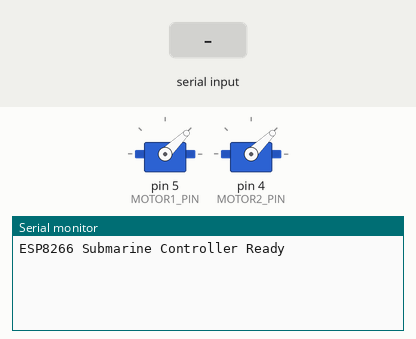
Simulated run of this sketch. Board: Arduino Uno, built with avr-gcc and run on an emulated ATmega328P. Parts: 2 × servo, the last lines printed to the serial monitor. The test bench sets the inputs (shaded band).

Above: at 3.3 s.
3.4 s: "M1:\n" received over Serial
At 4.7 s:
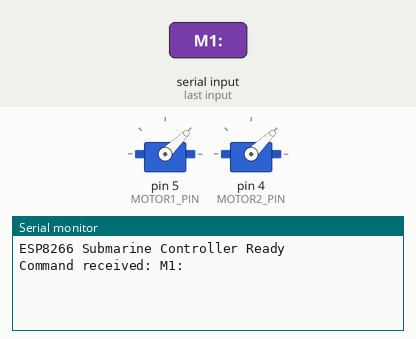
6.4 s: ";\n" received over Serial
At 7.1 s:
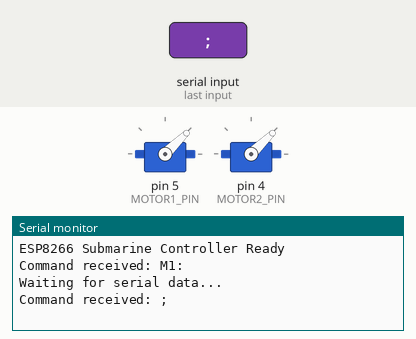
7.9 s: "5\n" received over Serial
At 9.4 s:
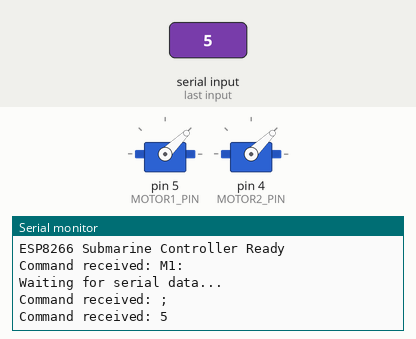

The sketch:

esp8266_submarine_controller.ino
```cpp
/*
 * ESP8266 Submarine Controller
 *
 * Ce programme reçoit des commandes via USB depuis un Raspberry Pi
 * et génère des signaux PWM pour contrôler des ESCs de moteurs brushless.
 *
 * Format de commande: "M1:1000;M2:1000;\n"
 * - M1: Valeur PWM pour le moteur 1 (1000-2000)
 * - M2: Valeur PWM pour le moteur 2 (1000-2000)
 *
 * Valeurs PWM:
 * - 1000 : Moteur arrêté (pulse de 1ms)
 * - 1000-2000 : Contrôle de vitesse (pulse de 1ms à 2ms)
 * - 2000 : Vitesse maximale (pulse de 2ms)
 *
 * Connexions:
 * - ESP8266 connecté via USB au Raspberry Pi
 * - ESP8266 D1 -> ESC Moteur 1 Signal
 * - ESP8266 D2 -> ESC Moteur 2 Signal
 */

#include <Servo.h>

// Définition des broches
#define MOTOR1_PIN 5  // GPIO5
#define MOTOR2_PIN 4  // GPIO4

// Limites de sécurité pour les valeurs PWM
#define MIN_PWM 1000   // Valeur minimale (moteur arrêté - pulse de 1ms)
#define MAX_PWM 2000   // Valeur maximale (pleine puissance - pulse de 2ms)
#define MID_PWM 1500   // Valeur moyenne (pulse de 1.5ms pour la touche 'a')

// Objets Servo pour contrôler les ESCs
Servo motor1;
Servo motor2;

// Variables pour stocker les valeurs PWM actuelles
int motor1Value = MIN_PWM;      // Démarrage à l'arrêt (1ms)
int motor2Value = MIN_PWM;      // Démarrage à l'arrêt (1ms)
int motor1Target = MIN_PWM;     // Valeur cible pour le moteur 1
int motor2Target = MIN_PWM;     // Valeur cible pour le moteur 2
bool motorsInitialized = false;

// Paramètres de lissage pour les transitions douces
const int SMOOTHING_STEP = 5;   // Pas de changement par cycle (plus petit = plus doux)
unsigned long lastSmoothingTime = 0;
const int SMOOTHING_INTERVAL = 10; // Intervalle en ms entre les étapes de lissage

// Buffer pour les commandes reçues
String inputBuffer = "";
bool commandComplete = false;

void setup() {
  // Initialisation de la communication série
  Serial.begin(115200);

  // Initialisation des ESCs
  motor1.attach(MOTOR1_PIN);
  motor2.attach(MOTOR2_PIN);

  // Position initiale (arrêt - 1ms)
  motor1.writeMicroseconds(MIN_PWM);
  motor2.writeMicroseconds(MIN_PWM);

  // Délai pour laisser les ESCs s'initialiser
  delay(2000);

  // Message de démarrage
  Serial.println("ESP8266 Submarine Controller Ready");

  // Envoyer une seule fois la valeur d'arrêt pour initialiser les ESCs
  motor1.writeMicroseconds(MIN_PWM);
  motor2.writeMicroseconds(MIN_PWM);
  delay(100);

  // Garder les servos attachés pour générer des signaux continus
  motorsInitialized = true;
}

// Variable pour limiter les messages de debug
unsigned long lastDebugTime = 0;
const unsigned long debugInterval = 5000; // 5 secondes entre les messages de debug

void loop() {
  // Lecture des commandes série
  // Afficher le message d'attente seulement toutes les 5 secondes pour éviter de saturer la connexion
  unsigned long currentMillis = millis();
  if (currentMillis - lastDebugTime > debugInterval) {
    Serial.println("Waiting for serial data...");
    lastDebugTime = currentMillis;
  }

  // Vérifier si des données sont disponibles
  while (Serial.available() > 0) {
    char inChar = (char)Serial.read();
    inputBuffer += inChar;

    // Détection de fin de commande
    if (inChar == '\n') {
      commandComplete = true;
      Serial.print("Command received: "); Serial.println(inputBuffer);
      break;
    }
  }

  // Traitement de la commande
  if (commandComplete) {
    processCommand(inputBuffer);
    inputBuffer = "";
    commandComplete = false;
  }

  // Appliquer le lissage des valeurs moteur
  updateMotorValues();

  // Petit délai pour éviter de surcharger le processeur
  delay(5);
}

// Fonction pour lisser les transitions de vitesse des moteurs
void updateMotorValues() {
  unsigned long currentMillis = millis();

  // Limiter la fréquence des mises à jour pour un lissage contrôlé
  if (currentMillis - lastSmoothingTime >= SMOOTHING_INTERVAL) {
    lastSmoothingTime = currentMillis;

    // Lissage pour le moteur 1
    if (motor1Value < motor1Target) {
      motor1Value = min(motor1Value + SMOOTHING_STEP, motor1Target);
      motor1.writeMicroseconds(motor1Value);
    }
    else if (motor1Value > motor1Target) {
      motor1Value = max(motor1Value - SMOOTHING_STEP, motor1Target);
      motor1.writeMicroseconds(motor1Value);
    }

    // Lissage pour le moteur 2
    if (motor2Value < motor2Target) {
      motor2Value = min(motor2Value + SMOOTHING_STEP, motor2Target);
      motor2.writeMicroseconds(motor2Value);
    }
    else if (motor2Value > motor2Target) {
      motor2Value = max(motor2Value - SMOOTHING_STEP, motor2Target);
      motor2.writeMicroseconds(motor2Value);
    }
  }
}

void processCommand(String command) {
  // Traitement de la commande reçue
  // Vérification du format de la commande
  if (command.indexOf("M1:") >= 0 && command.indexOf("M2:") >= 0) {

    // Extraction de la valeur M1
    int m1Start = command.indexOf("M1:") + 3;
    int m1End = command.indexOf(";", m1Start);
    if (m1Start >= 3 && m1End > m1Start) {
      int m1Value = command.substring(m1Start, m1End).toInt();
      Serial.print("M1 Target: "); Serial.println(m1Value);
      // Validation de la plage
      if (m1Value >= MIN_PWM && m1Value <= MAX_PWM) {
        // Définir la valeur cible (sera atteinte progressivement)
        motor1Target = m1Value;
      }
    }

    // Extraction de la valeur M2
    int m2Start = command.indexOf("M2:") + 3;
    int m2End = command.indexOf(";", m2Start);
    if (m2Start >= 3 && m2End > m2Start) {
      int m2Value = command.substring(m2Start, m2End).toInt();
      Serial.print("M2 Target: "); Serial.println(m2Value);
      // Validation de la plage
      if (m2Value >= MIN_PWM && m2Value <= MAX_PWM) {
        // Définir la valeur cible (sera atteinte progressivement)
        motor2Target = m2Value;
      }
    }

    // Attacher les servos si ce n'est pas déjà fait
    if (!motorsInitialized) {
      motor1.attach(MOTOR1_PIN);
      motor2.attach(MOTOR2_PIN);
      motorsInitialized = true;
    }

    // Les valeurs seront mises à jour progressivement dans updateMotorValues()

    // Confirmation de la commande reçue
    Serial.print("ACK:");
    Serial.print(motor1Target);
    Serial.print(",");
    Serial.println(motor2Target);
  }
}
```

Measured:
- after the input at 3.4 s, the serial monitor: prints a new line at once (image 1)
- after the input at 6.4 s, the serial monitor: prints a new line at once (image 2)
- after the input at 7.9 s, the serial monitor: prints a new line at once (image 3)
